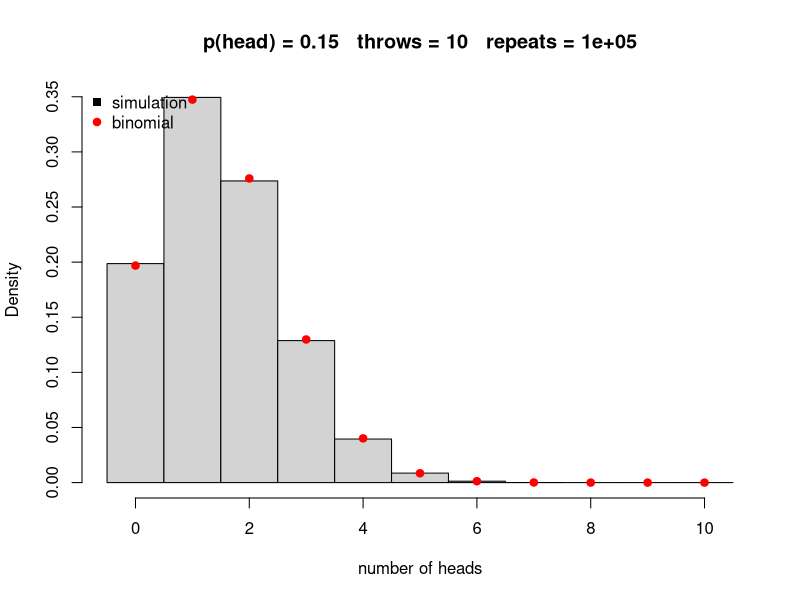

R code for this plot:
# Simulates j series of n throws of a coin
# Can overlay the bionomial distribution


p_head <- 0.15
throws <- 10
repeats <- 100000

# For overlaying binomial
normalize_and_compare <- 1
plot_binomial <- 1

results <- rep(NA, repeats)
for (i in 1: repeats)
{

run <- sample.int(2, size=throws, prob=c(1-p_head, p_head), replace=TRUE)
run <- run - 1
number_of_heads <- sum(run)
results[i] <- number_of_heads

}

# Every outcome the experiment could produce, from no heads up to all heads.
# Fixing the axis to this range (rather than to what we happened to observe)
# keeps the plot the same from run to run, and leaves the rare outcomes
# visible as empty space instead of quietly dropping them.
possible <- 0:throws
breaks <- seq(-0.5, throws + 0.5, by = 1)

title <- paste("p(head) =", p_head, "  throws =", throws, "  repeats =", repeats)

# Work out the simulated and the theoretical heights before plotting, so the
# y axis can be made tall enough for both.
h <- hist(results, breaks = breaks, plot = FALSE)

if (normalize_and_compare)
{
  # The bars are one unit wide, so each bar's height is the proportion of
  # runs that gave that many heads -- directly comparable to a probability.
  simulated <- h$density
  expected <- dbinom(possible, throws, p_head)
} else {
  # The binomial put back on the scale of the raw counts.
  simulated <- h$counts
  expected <- dbinom(possible, throws, p_head) * repeats
}

hist(results, breaks = breaks, freq = !normalize_and_compare, main = title,
     xlab = "number of heads", ylim = c(0, max(simulated, expected)))

if (plot_binomial)
{
  points(possible, expected, col = "red", pch = 19)
  legend("topleft", legend = c("simulation", "binomial"),
         col = c("black", "red"), pch = c(15, 19), bty = "n")
}
